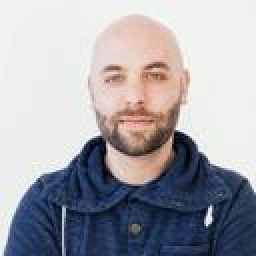
#> input picture 06_face_swap/samples/source_man.jpg, 128 x 128 px (shown 2 times larger); its folder holds only this picture in this run
$ python -i face_swap_engine.py   (imports and definitions only)
#> lines starting #> are read from the running program, lines starting #| are printed output that depends on the picture
#> further down, picture is the input picture: shape (128, 128, 3); mean B, G, R 170.5, 164.4, 164.7
"""
Face Swap Engine (no streamlit imports -> headless-testable).

Pipeline (primary):  mediapipe FaceLandmarker (tasks API, v1.x) -> ~130 face
landmark points on source & target -> shared Delaunay triangulation -> per-triangle
affine warp maps the SOURCE face texture onto the TARGET face geometry -> per-channel
color transfer (source skin tone matched to target lighting) -> Poisson seamless clone
of the face-hull region onto the target photo.

Fallback (OpenCV-only, if mediapipe missing / no mesh found): Haar frontal-face
boxes + eye detection -> partial-affine (similarity) warp source->target ->
elliptical mask -> seamless clone.

CPU only. Mediapipe model: mediapipe_models/face_landmarker.task (resolved next to
this file).
"""

import os
import time

import numpy as np
import cv2

_ENGINE_DIR = os.path.dirname(os.path.abspath(__file__))
_MODEL_PATH = os.path.join(_ENGINE_DIR, "mediapipe_models", "face_landmarker.task")

MAX_DIM = 1100  # working resolution cap (keeps CPU warp fast, demo-grade output)

# ----------------------------------------------------------------------------
# mediapipe availability (imported lazily so the Haar fallback works without it)
# ----------------------------------------------------------------------------
# [10 lines left out: function mediapipe_status, not called in this run]


_LANDMARKER = None


# [76 lines left out: functions _get_landmarker, decode_image, _working_size, to_png_bytes, _mesh_points, not called in this run]


def _haar_faces(bgr):
    """Largest face box (x,y,w,h) found by Haar cascades, or None."""
    gray = cv2.cvtColor(bgr, cv2.COLOR_BGR2GRAY)
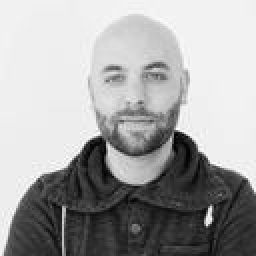
#> gray: shape (128, 128) (shown 2 times larger); min 1, max 254, mean 165.1
    gray = cv2.equalizeHist(gray)
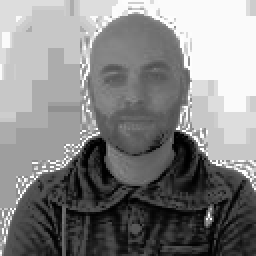
#> gray: shape (128, 128) (shown 2 times larger); min 0, max 255, mean 132.4
    best = None
    for cname in ("haarcascade_frontalface_default.xml",
                  "haarcascade_frontalface_alt2.xml"):
        cc = cv2.CascadeClassifier(cv2.data.haarcascades + cname)
        faces = cc.detectMultiScale(gray, 1.1, 5, minSize=(40, 40))
        for (x, y, w, h) in faces:
            if best is None or w * h > best[2] * best[3]:
                best = (int(x), int(y), int(w), int(h))
#> this loop made 2 passes
#> faces on passes 1 to 2: [[41, 18, 53, 53]], [[42, 19, 51, 51]]
#> after the loop, best = (41, 18, 53, 53)
    return best


# [16 lines left out: function _haar_eyes, not called in this run]


# ----------------------------------------------------------------------------
# Shared helpers
# ----------------------------------------------------------------------------
# Face-landmark subset (face oval + brows + eyes + nose + lips), order kept.
# Standard mediapipe index set used for face warp / swap pipelines.
FACE_INDICES = list(dict.fromkeys([
    # outer face oval (forehead -> right jaw -> chin -> left jaw -> forehead)
    10, 338, 297, 332, 284, 251, 389, 356, 454, 323, 361, 288, 397, 365, 379,
    378, 400, 377, 152, 148, 176, 149, 150, 136, 172, 58, 132, 93, 234, 127,
    162, 21, 54, 103, 67, 109,
    # brows
    70, 63, 105, 66, 107, 336, 296, 334, 293, 300,
    # eyes (no iris)
    33, 7, 163, 144, 145, 153, 154, 155, 133, 362, 382, 381, 380, 374, 373,
    390, 249, 263,
    # nose
    1, 2, 98, 327, 49, 279, 97, 326, 168, 6, 195, 5, 4,
    # lips
    61, 146, 91, 181, 84, 17, 314, 405, 321, 375, 291, 78, 95, 88, 178, 87,
    14, 317, 402, 318, 324, 308,
]))


# [190 lines left out: functions _mask_from_points, _color_transfer, _composite, _delaunay_tris, _warp_by_triangles, swap_faces and 2 more, not called in this run]

>>> import cv2
>>> picture = cv2.imread('samples/source_man.jpg')
>>> result = _haar_faces(picture)
#> result = (41, 18, 53, 53)

$ run again, on 06_face_swap/samples/target_woman.jpg
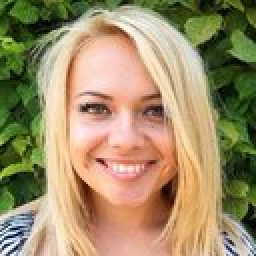
#> input picture 06_face_swap/samples/target_woman.jpg, 128 x 128 px (shown 2 times larger)
#> picture is the input picture: shape (128, 128, 3); mean B, G, R 105.5, 142.2, 160.7
#> in _haar_faces, `gray = cv2.cvtColor(bgr, cv2.COLOR_BGR2GRAY)`:
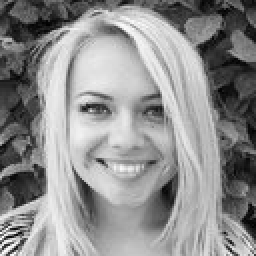
#> gray: shape (128, 128) (shown 2 times larger); min 1, max 254, mean 143.6
#> in _haar_faces, `gray = cv2.equalizeHist(gray)`:
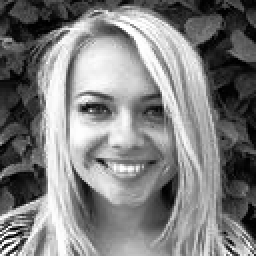
#> gray: shape (128, 128) (shown 2 times larger); min 0, max 255, mean 128.1
#> the loop in _haar_faces, `for cname in ("haarcascade_frontalface_default.xml", "haarcascade_fron..` made 2 passes
#> faces on passes 1 to 2: [[22, 24, 80, 80]], [[24, 26, 76, 76]]
#> after the loop in _haar_faces, `for cname in ("haarcascade_frontalface_default.xml",`: best = (22, 24, 80, 80)
